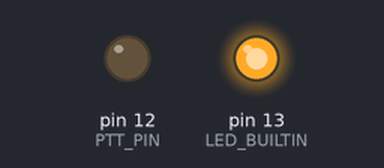
Bench run of a sketch on a simulated Arduino Uno, built with avr-gcc and run on an emulated ATmega328P. Shown: output pins drawn as LEDs (lit = HIGH). What the sketch prints to the serial monitor is not drawn.

Above: at 12.7 s.
At 24.5 s:
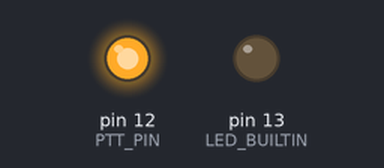
Timing chart, 0 to 39.1 s (numbered marks = the images above):
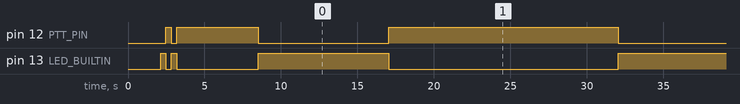

Measured:
- by itself, pin 12 (PTT_PIN): goes LOW 0.35 s, HIGH 5.4 s, 5 × (LOW 8.5 s, HIGH 15.0 s), then LOW
- by itself, pin 13 (LED_BUILTIN): goes LOW 0.35 s, HIGH 0.35 s, LOW 5.4 s, 5 × (HIGH 8.5 s, LOW 15.0 s), then HIGH

The sketch:

FSK_MODEM_PCB.ino
```cpp
//#include "Arduino.h"
//#include "Wire.h"
//#include "uRTCLib.h"

const byte numChars = 64;
char receivedChars[numChars];
boolean newData = false;

//uRTCLib rtc;


#define VER "1.0.3" //current version
#define MODE 1      //0=remote | 1=local
#define BAUD 1200   //1200bps is max supported speed by TCM3105
#define INIT rtc.set(0, 50, 20, 5, 25, 10, 19)
                  //S, M, H, DW, DD, MM, YY

#define PTT_PIN 12
#define RCV_RDY 11  //Is modem ready to receive data (CDT pin on TCM3105 is low)
#define PWR_VSS A0
#define SCL_PIN A5
#define SDA_PIN A4
#define CALL "SP1HDI"
#define SSID "-1"
#define DEST "PCB"
#define SRC CALL
#define PTT_MODE LOW   //depends on PTT type in transciever

#define START_MARKER 0x7E
#define END_MARKER 0x17
#define PREAMBULE "@@@@@@@@@@@@@@@@@@@@@@@@@@@@@@@@"
int x=0;


void setup() {
      if(MODE==0)
      {   //Konfiguracja komunikacji z modemem
          Serial.begin(BAUD);
          delay(2000);
          Serial.println("FSK MODEM by SP1HDI");
          Serial.println("Remote Mode PCB");
          Serial.println("version 1.0.3");
          Serial.print("Your callsign is: ");
          Serial.print(CALL);
          Serial.println(SSID);
      }
      else
      {
          Serial.begin(BAUD);
          delay(2000);
          Serial.println("FSK MODEM by SP1HDI");
          Serial.println("Local Mode PCB");
          Serial.println("version 1.0.3");
          Serial.print("Your callsign is: ");
          Serial.print(CALL);
          Serial.println(SSID);
      }

      {   //Konfiguracja pinów mikrokontrolera
          pinMode(RCV_RDY, INPUT);
          pinMode(PTT_PIN,OUTPUT);
          pinMode(LED_BUILTIN,OUTPUT);
      }
//      Wire.begin();
//      rtc.set_rtc_address(0x68);
     // INIT;
      testProcedure();

      delay(5000);
      //transmitData();
}

void loop() {
//    if(digitalRead(RCV_RDY) != HIGH)
//    {
//      transmitData();
      PTTon();
      Serial.print("@@@@@@@@@@@@@@@@@@@@@@@@@@@@@@@@@@@@@@@@@@@@@@@@@@@@@@@@@@@@@@@@@@@@@@@@@@@@@@@@@@@@@@@@@@@@@@@@@@@@@@@@@@@@@@@@@@@@@@@@@@@@@@@@@@@@@@@@@@@@@@@@@@@@@@@@@@@@@@@@@@@@@@@@@@@@@@@@@@@@@@@@@@@@@@@@ Lorem ipsum dolor sit amet, consectetur adipiscing elit. Proin nibh augue, suscipit a, scelerisque sed, lacinia in, mi. Cras vel lorem. Etiam pellentesque aliquet tellus. Phasellus pharetra nulla ac diam. Quisque semper justo at risus. Donec venenatis, turpis vel hendrerit interdum, dui ligula ultricies purus, sed posuere libero dui id orci. Nam congue, pede vitae dapibus aliquet, elit magna vulputate arcu, vel tempus metus leo non est. Etiam sit amet lectus quis est congue mollis. Phasellus congue lacus eget neque. Phasellus ornare, ante vitae consectetuer consequat, purus sapien ultricies dolor, et mollis pede metus eget nisi. Praesent sodales velit quis augue. Cras suscipit, urna at aliquam rhoncus, urna quam viverra nisi, in interdum massa nibh nec erat. @@@@@@@@@@@@@@@@@@@@@@@@@@@@@@@@@@@@@@@@@@@@@@@@@@@@@@@@@@@@@@@@");
      PTToff();
      delay(15000);
//    }

//    recvWithStartEndMarkers();
 //   showNewData();
//delay(3000);
}

void ACK(){
  PTTon();
  Serial.write(PREAMBULE);
  Serial.write(START_MARKER);

  Serial.print("The quick brown fox jumps over the lazy dog 1 of 3");

  Serial.write(END_MARKER);
  Serial.write(PREAMBULE);
  Serial.write("\n");
  PTToff();
  delay(2000);

  PTTon();
  Serial.write(PREAMBULE);
  Serial.write(START_MARKER);

  Serial.print("The quick brown fox jumps over the lazy dog 2 of 3");

  Serial.write(END_MARKER);
  Serial.write(PREAMBULE);
  Serial.write("\n");
  PTToff();
  delay(2000);

  PTTon();
  Serial.write(PREAMBULE);
  Serial.write(START_MARKER);

  Serial.print("The quick brown fox jumps over the lazy dog 3 of 3");

  Serial.write(END_MARKER);
  Serial.write(PREAMBULE);
  Serial.write("\n");
  PTToff();
  delay(2000);


}

void PTTon() {
  digitalWrite(PTT_PIN, PTT_MODE);
  digitalWrite(LED_BUILTIN,HIGH);
  delay(200);
}

void PTToff() {
  delay(300);
  digitalWrite(PTT_PIN, !PTT_MODE);
  digitalWrite(LED_BUILTIN,LOW);
}

void recvWithStartEndMarkers() {
    static boolean recvInProgress = false;
    static byte ndx = 0;
    char rc;

    while (Serial.available() > 0 && newData == false) {
        rc = Serial.read();

        if (recvInProgress == true) {
            if (rc != END_MARKER) {
                receivedChars[ndx] = rc;
                ndx++;

                if (ndx >= numChars) {
                    ndx = numChars - 1;
                }
            }
            else {
                receivedChars[ndx] = '\0'; // terminate the string
                recvInProgress = false;
                ndx = 0;
                newData = true;
            }
        }

        else if (rc == START_MARKER) {
            recvInProgress = true;
        }
    }
}

void showNewData() {
    if (newData == true) {
        Serial.print("This just in ... ");
        Serial.println(receivedChars);
        newData = false;
    if (strcmp("TEST123", receivedChars) == 0)
     {
      delay(5000);
        ACK();
     }
    }
}


void prepareFrame()
{

//odczytajCzas();
//odczytajDate();
//odczytajTemperature();
//odczytajWilgotnosc();
//znakWywolawczyZrodlowy();
//znakWywolawczyDocelowy();
//odczytajNapiecie5V();
//odczytajInneDane();


}

void transmitData()
{
//rtc.refresh();

  PTTon();

  Serial.write(PREAMBULE);
  Serial.write(START_MARKER);
  Serial.print(DEST);
  Serial.print('>');
  Serial.print(SRC);
  Serial.print("-1");
  Serial.print(':');
  Serial.print('T');

//  Serial.print(rtc.year());
  Serial.print('/');
//  Serial.print(rtc.month());
  Serial.print('/');
//  Serial.print(rtc.day());

  Serial.print('.');

//  Serial.print(rtc.hour());
  Serial.print(':');
//  Serial.print(rtc.minute());
  Serial.print(':');
//  Serial.print(rtc.second());

  Serial.print(' ');

  Serial.print("Telemetry test - FSK Modem");

  Serial.write(END_MARKER);
  Serial.write(PREAMBULE);
  Serial.write("\n");

  PTToff();

}

void receiveData()
{


}


void testProcedure()
{
          digitalWrite(LED_BUILTIN,HIGH);
          digitalWrite(PTT_PIN,PTT_MODE);
          delay(350);
          digitalWrite(PTT_PIN,!PTT_MODE);
          digitalWrite(LED_BUILTIN,LOW);
          delay(350);
          digitalWrite(LED_BUILTIN,HIGH);
          digitalWrite(PTT_PIN,PTT_MODE);
          delay(350);
          digitalWrite(PTT_PIN,!PTT_MODE);
          digitalWrite(LED_BUILTIN,LOW);
          delay(350);
          Serial.println("Test procedure completed!");
}
```
